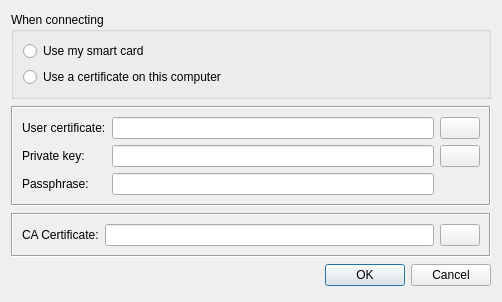
<?xml version="1.0" encoding="UTF-8"?>
<ui version="4.0">
 <class>EapSettingsDialog</class>
 <widget class="QDialog" name="EapSettingsDialog">
  <property name="geometry">
   <rect>
    <x>0</x>
    <y>0</y>
    <width>502</width>
    <height>302</height>
   </rect>
  </property>
  <property name="windowTitle">
   <string>EAP settings</string>
  </property>
  <property name="windowIcon">
   <iconset resource="../../resources/L2tpIPsecVpn.qrc">
    <normaloff>:/images/configure.png</normaloff>:/images/configure.png</iconset>
  </property>
  <layout class="QVBoxLayout" name="m_pDialogLayout">
   <item>
    <widget class="QGroupBox" name="m_pConnectingGroupBox">
     <property name="sizePolicy">
      <sizepolicy hsizetype="Preferred" vsizetype="Fixed">
       <horstretch>0</horstretch>
       <verstretch>0</verstretch>
      </sizepolicy>
     </property>
     <property name="title">
      <string>When connecting</string>
     </property>
     <layout class="QVBoxLayout" name="m_pConnectingGroupLayout">
      <item>
       <widget class="QRadioButton" name="m_pUseSmartCardRadioButton">
        <property name="text">
         <string>Use my smart card</string>
        </property>
       </widget>
      </item>
      <item>
       <widget class="QRadioButton" name="m_pUseCertificateRadioButton">
        <property name="text">
         <string>Use a certificate on this computer</string>
        </property>
       </widget>
      </item>
     </layout>
    </widget>
   </item>
   <item>
    <widget class="QFrame" name="m_pCertificateFrame">
     <property name="sizePolicy">
      <sizepolicy hsizetype="Preferred" vsizetype="Fixed">
       <horstretch>0</horstretch>
       <verstretch>0</verstretch>
      </sizepolicy>
     </property>
     <property name="frameShape">
      <enum>QFrame::Box</enum>
     </property>
     <property name="frameShadow">
      <enum>QFrame::Sunken</enum>
     </property>
     <layout class="QGridLayout" name="m_pCertificateFrameLayout">
      <item row="0" column="0">
       <widget class="QLabel" name="m_pCertificateLabel">
        <property name="text">
         <string>User certificate:</string>
        </property>
        <property name="buddy">
         <cstring>m_pCertificateEdit</cstring>
        </property>
       </widget>
      </item>
      <item row="0" column="1">
       <widget class="QLineEdit" name="m_pCertificateEdit">
        <property name="toolTip">
         <string>Full path to a X.509 encoded personal certificate file</string>
        </property>
        <property name="readOnly">
         <bool>true</bool>
        </property>
       </widget>
      </item>
      <item row="0" column="2">
       <widget class="QPushButton" name="m_pBrowseCertificateButton">
        <property name="text">
         <string/>
        </property>
        <property name="icon">
         <iconset resource="../../resources/L2tpIPsecVpn.qrc">
          <normaloff>:/images/search.png</normaloff>:/images/search.png</iconset>
        </property>
       </widget>
      </item>
      <item row="1" column="0">
       <widget class="QLabel" name="m_pPrivateKeyLabel">
        <property name="text">
         <string>Private key:</string>
        </property>
        <property name="buddy">
         <cstring>m_pPrivateKeyEdit</cstring>
        </property>
       </widget>
      </item>
      <item row="1" column="1">
       <widget class="QLineEdit" name="m_pPrivateKeyEdit">
        <property name="toolTip">
         <string>Full path to a X.509 pem encoded private key file</string>
        </property>
        <property name="readOnly">
         <bool>true</bool>
        </property>
       </widget>
      </item>
      <item row="1" column="2">
       <widget class="QPushButton" name="m_pBrowsePrivateKeyButton">
        <property name="text">
         <string/>
        </property>
        <property name="icon">
         <iconset resource="../../resources/L2tpIPsecVpn.qrc">
          <normaloff>:/images/search.png</normaloff>:/images/search.png</iconset>
        </property>
        <property name="autoDefault">
         <bool>false</bool>
        </property>
       </widget>
      </item>
      <item row="2" column="0">
       <widget class="QLabel" name="m_pPrivateKeyPwdLabel">
        <property name="text">
         <string>Passphrase:</string>
        </property>
        <property name="buddy">
         <cstring>m_pPrivateKeyPwdEdit</cstring>
        </property>
       </widget>
      </item>
      <item row="2" column="1">
       <widget class="QLineEdit" name="m_pPrivateKeyPwdEdit">
        <property name="toolTip">
         <string>Enter the PIN or passphrase for your private key.

If left empty you'll be ask each time you try to establish a connection.</string>
        </property>
        <property name="echoMode">
         <enum>QLineEdit::Password</enum>
        </property>
        <property name="readOnly">
         <bool>true</bool>
        </property>
       </widget>
      </item>
     </layout>
    </widget>
   </item>
   <item>
    <widget class="QFrame" name="m_pCaCertificateFrame">
     <property name="sizePolicy">
      <sizepolicy hsizetype="Preferred" vsizetype="Fixed">
       <horstretch>0</horstretch>
       <verstretch>0</verstretch>
      </sizepolicy>
     </property>
     <property name="frameShape">
      <enum>QFrame::Box</enum>
     </property>
     <property name="frameShadow">
      <enum>QFrame::Sunken</enum>
     </property>
     <layout class="QHBoxLayout" name="m_pCaCertificateFrameLayout">
      <item>
       <widget class="QLabel" name="m_pCaCertificateLabel">
        <property name="text">
         <string>CA Certificate:</string>
        </property>
        <property name="buddy">
         <cstring>m_pCaCertificateEdit</cstring>
        </property>
       </widget>
      </item>
      <item>
       <widget class="QLineEdit" name="m_pCaCertificateEdit">
        <property name="toolTip">
         <string>Full path to a X.509 pem encoded Certificate Authority certificate file</string>
        </property>
        <property name="readOnly">
         <bool>true</bool>
        </property>
       </widget>
      </item>
      <item>
       <widget class="QPushButton" name="m_pBrowseCaCertificateButton">
        <property name="text">
         <string/>
        </property>
        <property name="icon">
         <iconset resource="../../resources/L2tpIPsecVpn.qrc">
          <normaloff>:/images/search.png</normaloff>:/images/search.png</iconset>
        </property>
        <property name="autoDefault">
         <bool>false</bool>
        </property>
       </widget>
      </item>
     </layout>
    </widget>
   </item>
   <item>
    <widget class="QDialogButtonBox" name="m_pButtonBox">
     <property name="orientation">
      <enum>Qt::Horizontal</enum>
     </property>
     <property name="standardButtons">
      <set>QDialogButtonBox::Cancel|QDialogButtonBox::Ok</set>
     </property>
    </widget>
   </item>
  </layout>
 </widget>
 <tabstops>
  <tabstop>m_pUseSmartCardRadioButton</tabstop>
  <tabstop>m_pUseCertificateRadioButton</tabstop>
  <tabstop>m_pCertificateEdit</tabstop>
  <tabstop>m_pBrowseCertificateButton</tabstop>
  <tabstop>m_pPrivateKeyEdit</tabstop>
  <tabstop>m_pBrowsePrivateKeyButton</tabstop>
  <tabstop>m_pPrivateKeyPwdEdit</tabstop>
  <tabstop>m_pCaCertificateEdit</tabstop>
  <tabstop>m_pBrowseCaCertificateButton</tabstop>
  <tabstop>m_pButtonBox</tabstop>
 </tabstops>
 <resources>
  <include location="../../resources/L2tpIPsecVpn.qrc"/>
 </resources>
 <connections>
  <connection>
   <sender>m_pButtonBox</sender>
   <signal>accepted()</signal>
   <receiver>EapSettingsDialog</receiver>
   <slot>accept()</slot>
   <hints>
    <hint type="sourcelabel">
     <x>243</x>
     <y>291</y>
    </hint>
    <hint type="destinationlabel">
     <x>234</x>
     <y>220</y>
    </hint>
   </hints>
  </connection>
  <connection>
   <sender>m_pButtonBox</sender>
   <signal>rejected()</signal>
   <receiver>EapSettingsDialog</receiver>
   <slot>reject()</slot>
   <hints>
    <hint type="sourcelabel">
     <x>243</x>
     <y>291</y>
    </hint>
    <hint type="destinationlabel">
     <x>234</x>
     <y>220</y>
    </hint>
   </hints>
  </connection>
 </connections>
</ui>
